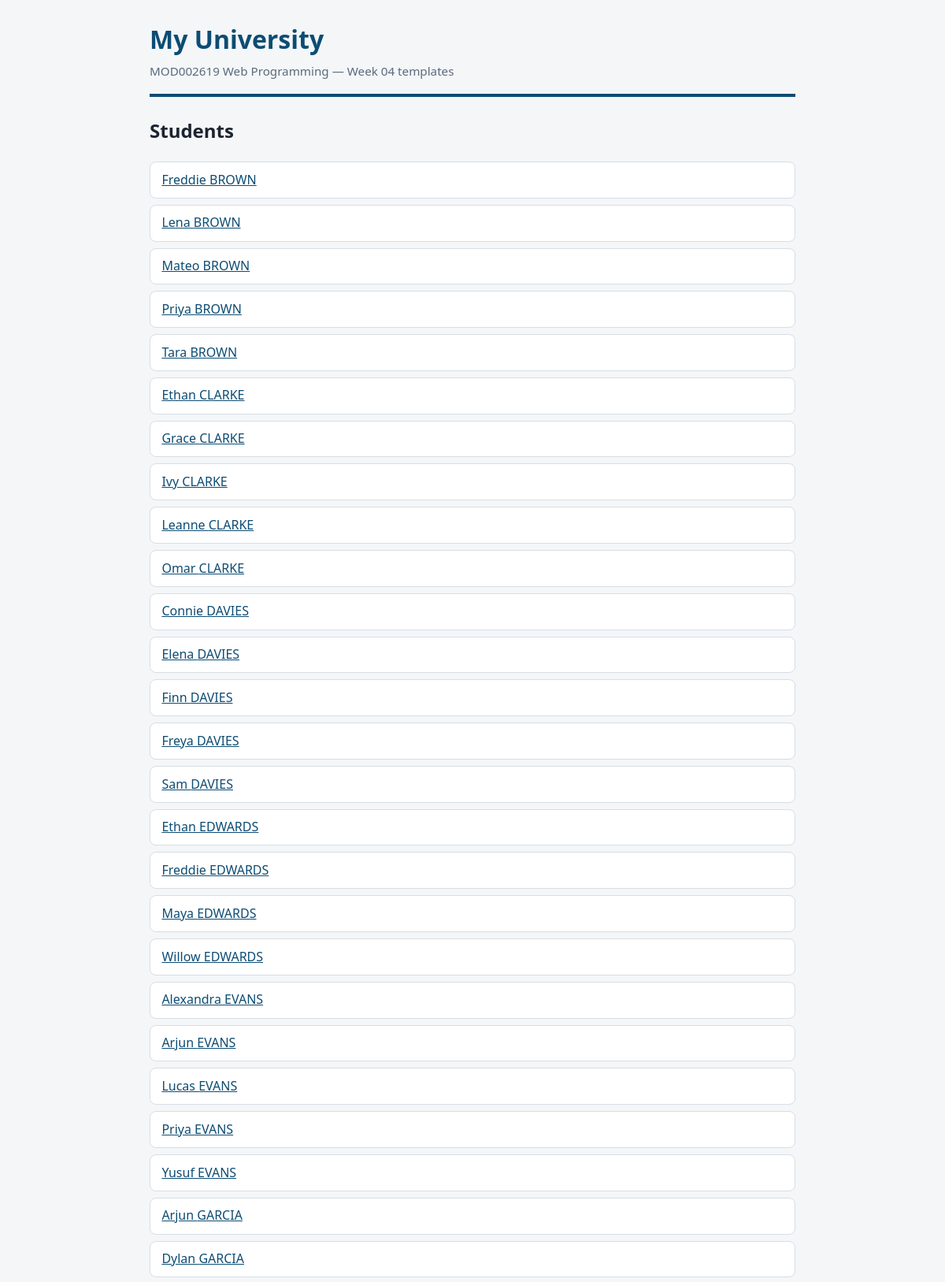
The page / (upper part) on the database its author committed.
### myApp/models.py (models this page shows)
class Student(models.Model):
    firstName = models.CharField(max_length=100)
    lastName = models.CharField(max_length=100)
    age = models.IntegerField()
    email = models.EmailField(blank=True)
    enrolmentDate = models.DateTimeField()
    modules = models.ManyToManyField("Module", blank=True)
    class Meta:
        ordering = ["lastName", "firstName"]

### myApp/views.py (the view)
# urls.py: path("", views.home, name="home"),
def home(request):
    students = Student.objects.all()
    return render(request, "myApp/home.html", {"students": students})

### myApp/templates/myApp/home.html
{% extends "myApp/base.html" %}
{% block content %}
    <h2>Students</h2>
    <ul class="student-list">
        {% for student in students %}
            <li>
                <a href="{% url 'student_detail' student.id %}">
                    {{ student.firstName|capfirst }} {{ student.lastName|upper }}
                </a>
            </li>
        {% empty %}
            <li>No students in the database yet.</li>
        {% endfor %}
    </ul>
{% endblock %}

### myApp/static/myApp/site.css (style rules this page uses)
body { margin: 0 auto; max-width: 820px; padding: 0 1.25rem 3rem; font-family: "Segoe UI", Roboto, Arial, sans-serif; line-height: 1.6; color: #1b2430; background: #f4f6f8; }
ul.student-list { list-style: none; padding: 0; }
ul.student-list li { background: #fff; border: 1px solid #d7dee5; border-radius: 8px; margin-bottom: 0.5rem; padding: 0.6rem 0.9rem; }
a { color: #0d4c73; }

### rows shown on the page
Student: firstName "Freddie", lastName "BROWN"
Student: firstName "Lena", lastName "BROWN"
Student: firstName "Mateo", lastName "BROWN"
Student: firstName "Priya", lastName "BROWN"
Student: firstName "Tara", lastName "BROWN"
Student: firstName "Ethan", lastName "CLARKE"
Student: firstName "Grace", lastName "CLARKE"
Student: firstName "Ivy", lastName "CLARKE"
Student: firstName "Leanne", lastName "CLARKE"
Student: firstName "Omar", lastName "CLARKE"
Student: firstName "Connie", lastName "DAVIES"
Student: firstName "Elena", lastName "DAVIES"
Student: firstName "Finn", lastName "DAVIES"
Student: firstName "Freya", lastName "DAVIES"
Student: firstName "Sam", lastName "DAVIES"
Student: firstName "Ethan", lastName "EDWARDS"
Student: firstName "Freddie", lastName "EDWARDS"
Student: firstName "Maya", lastName "EDWARDS"
Student: firstName "Willow", lastName "EDWARDS"
Student: firstName "Alexandra", lastName "EVANS"
Student: firstName "Arjun", lastName "EVANS"
Student: firstName "Lucas", lastName "EVANS"
Student: firstName "Priya", lastName "EVANS"
Student: firstName "Yusuf", lastName "EVANS"
Student: firstName "Arjun", lastName "GARCIA"
Student: firstName "Dylan", lastName "GARCIA"
